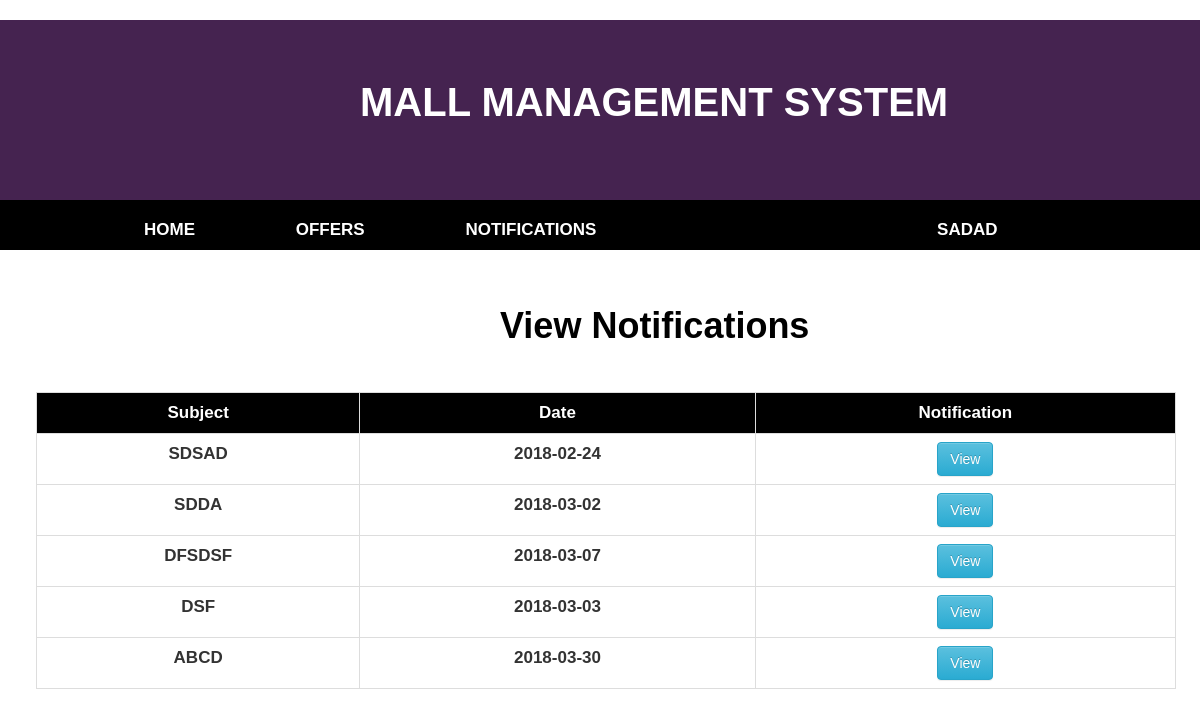
/ViewShopNotifications.php (signed in), run on the app's committed database.
### tables this page shows
CREATE TABLE `owner` (
  `sno` int(11) NOT NULL,
  `shopnumber` varchar(30) NOT NULL,
  `category` varchar(30) NOT NULL,
  `name` varchar(30) NOT NULL,
  `mobile` varchar(20) NOT NULL,
  `email` varchar(30) NOT NULL,
  `address` varchar(200) NOT NULL,
  `password` varchar(20) NOT NULL,
  `path` varchar(150) NOT NULL,
  `startdate` date NOT NULL,
  `enddate` date NOT NULL,
  `floor` int(11) NOT NULL,
  `status` varchar(30) NOT NULL
);

CREATE TABLE `notifications` (
  `sno` int(11) NOT NULL,
  `whom` varchar(30) NOT NULL,
  `subject` varchar(30) NOT NULL,
  `date` date NOT NULL,
  `path` varchar(100) NOT NULL
);

### ViewShopNotifications.php (the view, shortened to what this page needs)
<?php
 include './ShopOwnerHeader.php';
 include './DBProperties.php';
 include './csslinks.php';
 $userid=$_SESSION['userid'];
 if($con){
 $sql="select * from owner where email='$userid'";
 $result=mysqli_query($con, $sql);
 while($row=  mysqli_fetch_assoc($result)){
     $shopno=$row['shopnumber'];
 }
 }
 ?>
<head>
</head>
<body>
    <div class="form-group row col-md-offset-5" style="margin-top: 3%;">
        <div class="tab-pane fade in active">
            <h1 style="color: #000;font-weight: bold;">View Notifications</h1>
        </div>
    </div>
    <?php
    if ($con) {
        try {
            $qry = "SELECT * FROM `notifications` WHERE whom IN('All','$shopno') ORDER BY `notifications`.`sno` ASC";
            $result = mysqli_query($con, $qry);
            $count = mysqli_num_rows($result);
            if ($count > 0) {
                ?>
                <table class="table table-bordered table-hover" style="margin-top: 3%;width: 95%;margin-left: 3%;">
                    <tr>
                        <th style="background-color: #000;">Subject</th>
                        <th style="background-color: #000;">Date</th>
                        <th style="background-color: #000;">Notification</th>
                    </tr>
                    <?php
                    while ($row = mysqli_fetch_array($result)) {
                        ?>
                        <tr>
                            <td class="case"><?php echo $row['subject']; ?></td>
                            <td class="case"><?php echo $row['date']; ?></td>
                            <td class="case"><a href="<?php echo $row['path']; ?>"><input type="button" value="View" class="btn btn-info"></a></td>
                        </tr>
                        <?php
                    }
                } else {
                    ?>
                    <h2 style="text-align: center; margin-top: 10%;">No Details Found</h2>
                    <?php
                }
                ?>
            </table>
            <?php
        } catch (Exception $exc) {
            echo $exc->getTraceAsString();
        }
    }
    ?>
</body>

### ShopOwnerHeader.php (shortened to what this page needs)
<!DOCTYPE html>
<html lang="en">
    <head>
        <link href="css/bootstrap.min.css" rel="stylesheet">
        <link href="css/customestyle.css" rel="stylesheet">
        <link href="css/base.css" rel="stylesheet" type="text/css"/>
        <link href="fonts/glyphicons-halflings-regular.svg" rel="stylesheet">
        <link href="css/style.css" rel="stylesheet" type="text/css"/>
    </head>
    <?php
            include './DBProperties.php';
            $name=null;
            $userid=$_SESSION['userid'];
            if($con){
                $qry="select * from owner where email='$userid'";
                $result=mysqli_query($con, $qry);
                while($row=  mysqli_fetch_assoc($result)){
                    $name=$row['name'];
                }
            }
    ?>
    <body style="margin:0px;padding:0px;font-family: sans-serif;font-size:17px;background-color: #FFF;">
       <div style="background-color: #452350;height: 180px;">
            <h1 style="margin-left: 30%;color: #FFF;font-weight: bold;font-size: 40px;font-family: sans-serif;padding-top: 5%;text-transform: uppercase">Mall Management System</h1>
        </div>
        <nav style="background-color: #000;height: 50px;width: 100%;font-weight: bold;font-family: sans-serif">
            <ul class="content clearfix">
                <li><a href="ShopOwnerHome.php">HOME</a></li>
                <li class="dropdown" style="margin-left: 5%;">
                    <a href="#">OFFERS</a>
                </li>
                <li class="dropdown" style="margin-left: 5%;">
                    <a href="#">NOTIFICATIONS</a>
                </li>
                <li class="dropdown" style="margin-left: 30%;">
                    <a href="#" style="text-transform: uppercase;"><?php echo $name?></a>
                </li>
            </ul>
        </nav>
    </body>
</html>

### css/base.css (style rules this page uses)
html, body, div, span, applet, object, iframe, h1, h2, h3, h4, h5, h6, p, blockquote, pre, a, abbr, acronym, address, big, cite, code, del, dfn, em, font, img, ins, kbd, q, s, samp, small, strike, strong, sub, sup, tt, var, b, u, i, center, dl, dt, dd, ol, ul, li, fieldset, form, label, legend, table, caption, tbody, tfoot, thead, tr, th, td { background: transparent; border: 0; margin: 0; padding: 0; vertical-align: baseline; }
body { line-height: 1; }
h1, h2, h3, h4, h5, h6 { clear: both; font-weight: normal; }
ol, ul { list-style: none; }
table { border-collapse: collapse; border-spacing: 0; }
*, *:before, *:after { -webkit-box-sizing: border-box; -moz-box-sizing: border-box; box-sizing: border-box; }
body { background-color:rgb(50,50,50); color:rgb(50,50,50); font-family: 'Ubuntu', sans-serif; font-weight:300; font-size:16px; line-height:1.5; }
h1,h2,h3,h4,h5,h6 { line-height:1; font-weight: 300; }
a { text-decoration:none; color:rgb(100,150,200); }
.content { width:80%; max-width:1000px; margin:0 auto; }
.clearfix:after { visibility: hidden; display: block; content: ""; clear: both; height: 0; }

### css/style.css (style rules this page uses)
nav { background-color:rgb(255,100,100); padding:10px 0; }
nav ul { list-style-type:none; margin:0; padding:0; }
nav ul li { display:inline-block; position:relative; }
nav a { color:#fff; text-decoration:none; display:block; line-height:40px; padding:0 12px; margin:0 12px; }
nav li.dropdown > a { background-image:url('../img/arrow-down.png'); background-position:right 20px; background-repeat:no-repeat; }

### ShopOwnerHeader.php (style rules this page uses)
table { font-weight: bold; font-family: sans-serif; }

### ViewShopNotifications.php (style rules this page uses)
th { color: #FFF; text-align: center; }
td { text-align: center; }
.case { text-transform:uppercase; }

### data on the page
owner: name "SADAD"
notifications: subject "SDSAD", date "2018-02-24"
notifications: subject "SDDA", date "2018-03-02"
notifications: subject "DFSDSF", date "2018-03-07"
notifications: subject "DSF", date "2018-03-03"
notifications: subject "ABCD", date "2018-03-30"
